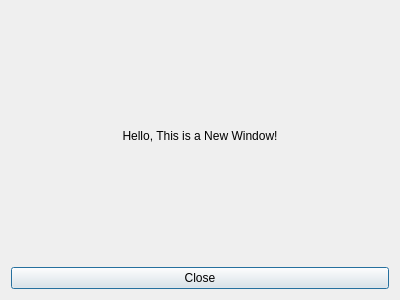
<?xml version="1.0" encoding="UTF-8"?>
<ui version="4.0">
 <class>NewDialog</class>
 <widget class="QDialog" name="NewDialog">
  <property name="geometry">
   <rect>
    <x>0</x>
    <y>0</y>
    <width>400</width>
    <height>300</height>
   </rect>
  </property>
  <property name="windowTitle">
   <string>New Dialog</string>
  </property>
  <layout class="QVBoxLayout" name="verticalLayout">
   <item>
    <widget class="QLabel" name="label">
     <property name="text">
      <string>Hello, This is a New Window!</string>
     </property>
     <property name="alignment">
      <set>Qt::AlignCenter</set>
     </property>
    </widget>
   </item>
   <item>
    <widget class="QPushButton" name="closeButton">
     <property name="text">
      <string>Close</string>
     </property>
    </widget>
   </item>
  </layout>
 </widget>
 <resources/>
 <connections>
  <connection>
   <sender>closeButton</sender>
   <signal>clicked()</signal>
   <receiver>NewDialog</receiver>
   <slot>close()</slot>
  </connection>
 </connections>
</ui>
